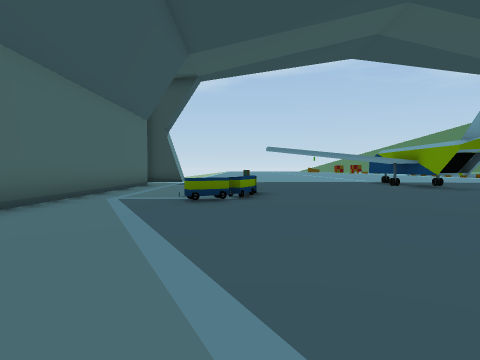
View 1 (above)

19 first-person views from a walk through a scene from a Unity 3-D project. The camera is 1.3 m above the floor, tilts 2° down and sees 75° across. The floor is counted in squares, 2 m on a side. Each view is taken from the middle of a square. On the plan, view 1 faces up. The plan holds only what a view shows up to about 10 squares ahead; the rest is blank. The place goes on beyond the plan. The player character is not drawn.

View 2
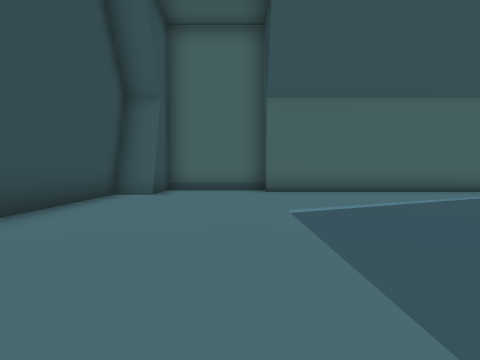

View 3
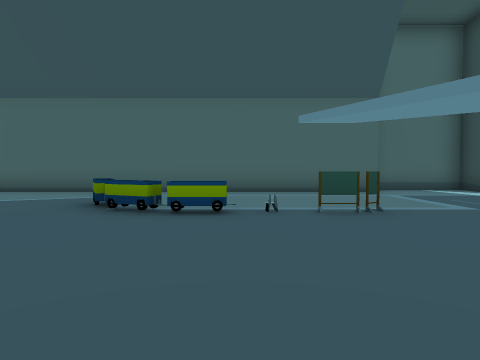

View 4
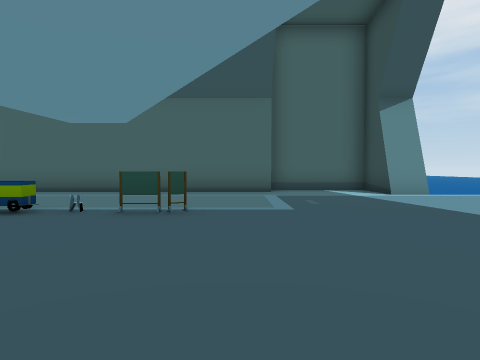

View 5
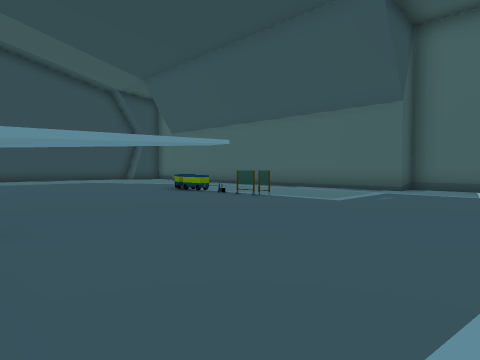

View 6
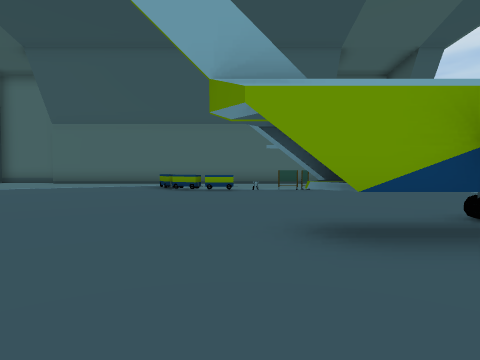

View 7
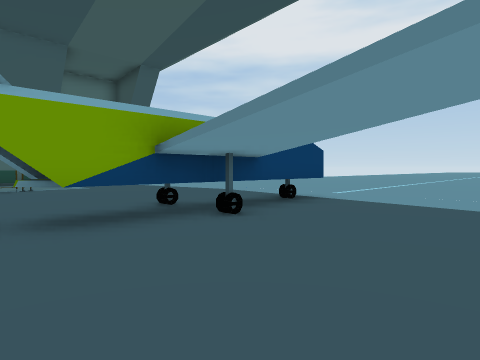

View 8
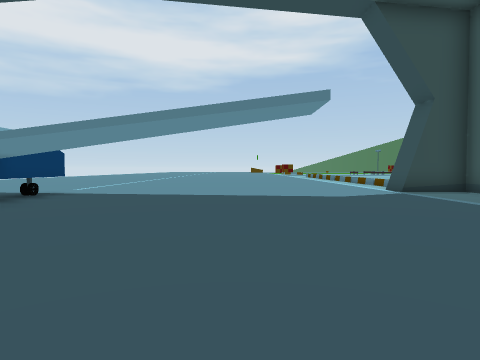

View 9
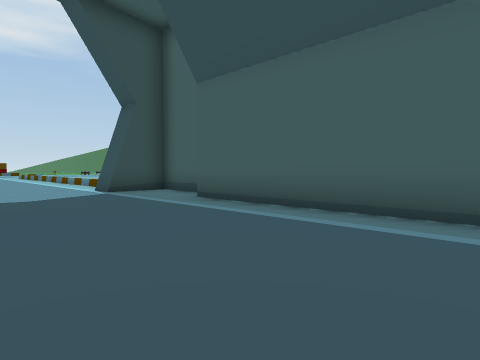

View 10
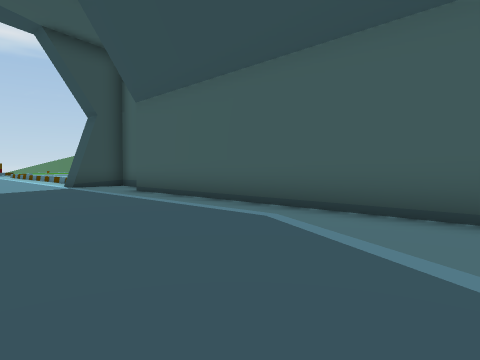

View 11
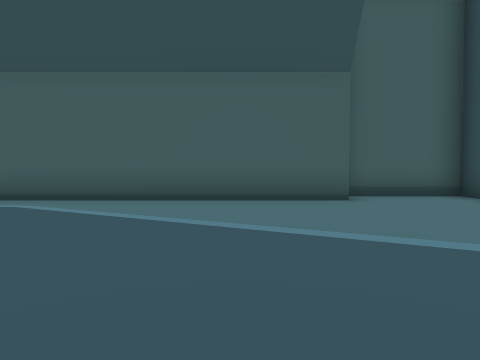

View 12
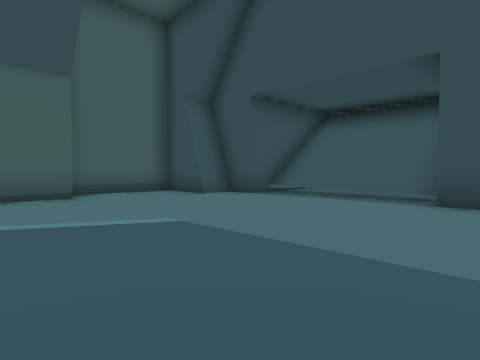

View 13
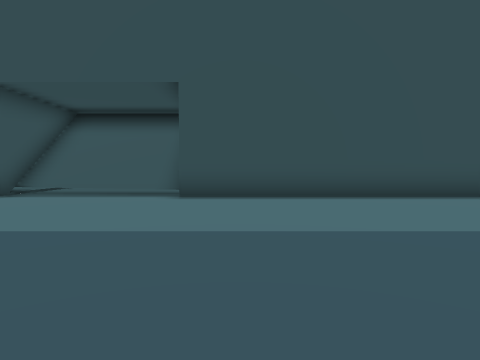

View 14
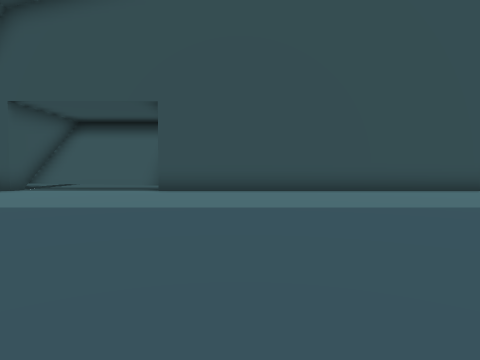

View 15
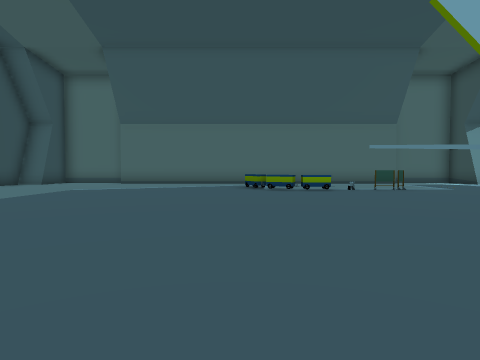

View 16
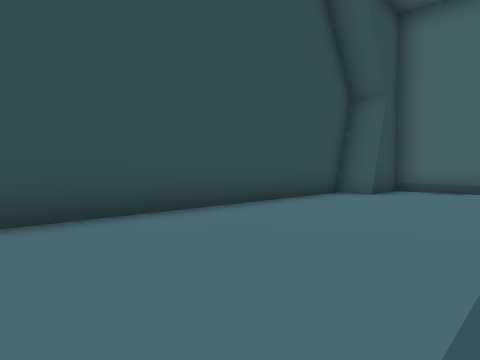

View 17
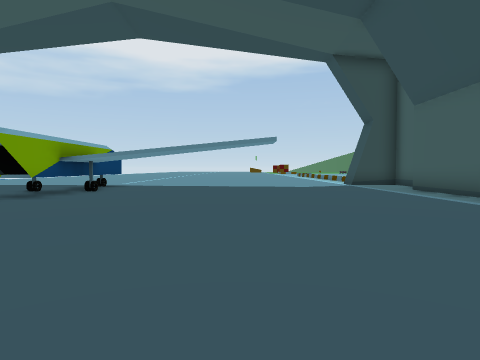

View 18
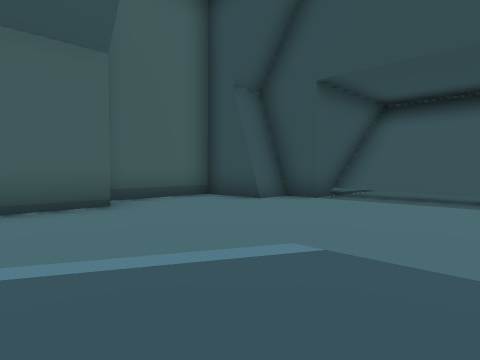

View 19
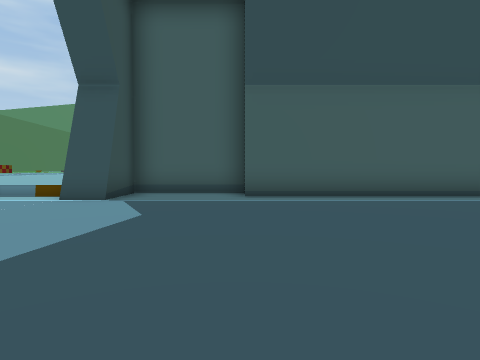

### Floor plan
Key: @ floor where view 1 was taken; # wall or solid block; . floor; / step, stairs or slope; ^ raised ledge; T thing the floor can be seen under or through; C cart.
Columns run from 5 left of view 1 to 19 right of it. Each row starts with its distance up from view 1.
 16 ###... ...............###
 15 #...........T...........#
 14 #...........T...........#
 13 ##..........T..........##
 12  #.........TT..........#
 11  #...#......T..........#
 10  #..........T..........#
  9  #.....................#
  8  #...C.................#
  7  #..CC.................#
  6  #..C..................#
  5  #.....................#
  4  #.....................#
  3  #.....................#
  2  #.....................#
  1 ##.....................##
  0 #....@..................#
 -1 #.......................#
 -2 #.......................#
 -3 ###...................###
 -4   ###############////##
 -5                  ////#
 -6                   ^^^^

Where each view was taken, in squares from view 1:
view 1: 0 up, 0 right, facing up
view 2: 0 up, 5 right, facing left
view 3: 9 up, 5 right, facing left
view 4: 12 up, 5 right, facing left
view 5: 16 up, 6 right, facing down-left
view 6: 9 up, 10 right, facing left
view 7: 9 up, 11 right, facing up-left
view 8: 7 up, 12 right, facing up
view 9: 7 up, 13 right, facing up-right
view 10: 4 up, 13 right, facing up-right
view 11: 3 up, 11 right, facing right
view 12: 3 up, 10 right, facing down-right
view 13: 4 up, 10 right, facing down
view 14: 6 up, 9 right, facing down
view 15: 6 up, 10 right, facing left
view 16: 1 up, 5 right, facing down-left
view 17: 3 up, 12 right, facing up
view 18: 3 up, 12 right, facing down-right
view 19: 13 up, 10 right, facing right
